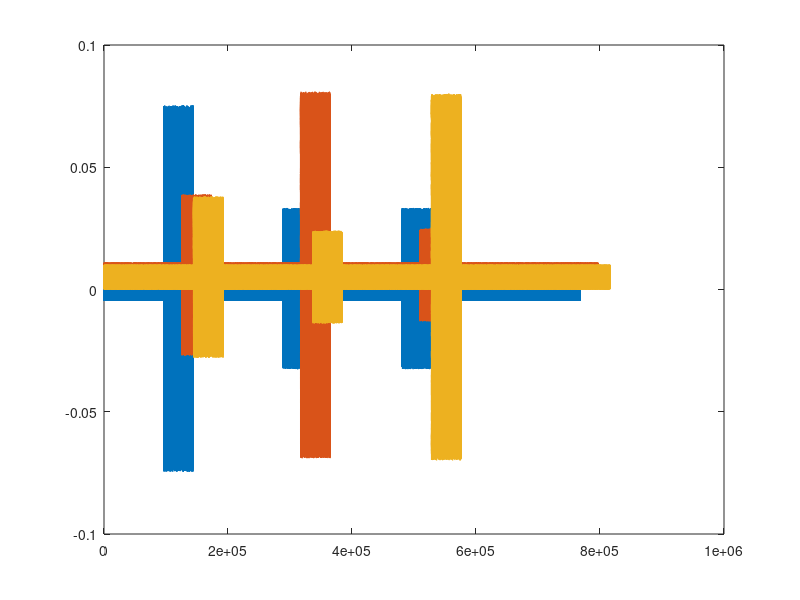

The MATLAB source for this figure: (Note: this script raises an error after producing the figure.)
close all;
clear all;

f = 48000;
reclength = f*16;

off1 = rand()*0.01;
off2 = rand()*0.01;
off3 = rand()*0.01;

noise1 = (rand(1,reclength)*2-1)*0.005 + off1;
noise2 = (rand(1,reclength)*2-1)*0.005 + off2;
noise3 = (rand(1,reclength)*2-1)*0.005 + off3;


sFreq = 250;
sLength = 1*f;
xSignal = 1:sLength;
signal = sin(sFreq/sLength*2*pi*xSignal);


delay1 = floor(0*f);
delay2 = floor(0.6*f);
delay3 = floor(1*f);

dist12 = 1.5;
dist13 = 1.5;
dist23 = 3;

amp = 0.07;

mic1 = zeros(1,reclength);
mic1(2*f + 1:2*f + sLength) = amp*signal;
mic1(6*f + floor(dist12/343*f) + 1:6*f + floor(dist12/343*f) + sLength) = amp*0.4*signal;
mic1(10*f+ floor(dist13/343*f) + 1:10*f + floor(dist13/343*f) + sLength) = amp*0.4*signal;
mic1 = mic1 + noise1;

mic2 = zeros(1,reclength);
mic2(2*f + floor(dist12/343*f) + 1:2*f + floor(dist12/343*f) + sLength) = amp*0.4*signal;
mic2(6*f + 1:6*f + sLength) = amp*signal;
mic2(10*f + floor(dist23/343*f) + 1:10*f + floor(dist23/343*f) + sLength) = amp*0.2*signal;
mic2 = mic2 + noise2;

mic3 = zeros(1,reclength);
mic3(2*f + floor(dist13/343*f) + 1:2*f + floor(dist13/343*f) + sLength) = amp*0.4*signal;
mic3(6*f + floor(dist23/343*f) + 1:6*f + floor(dist23/343*f) + sLength) = amp*0.2*signal;
mic3(10*f+ 1:10*f + sLength) = amp*signal;
mic3 = mic3 + noise3;


if delay1 > 0
    tmp = (rand(1,delay1)*2-1)*0.005 + off1;
    mic1 = [tmp mic1];
elseif delay1 < 0
    mic1 = mic1(delay1:end);
    tmp = (rand(1,delay1)*2-1)*0.005 + off1;
    mic1 = [mic1 tmp];
end


if delay2 > 0
    tmp = (rand(1,delay2)*2-1)*0.005 + off2;
    mic2 = [tmp mic2];
elseif delay2 < 0
    mic2 = mic2(delay2:end);
    tmp = (rand(1,delay2)*2-1)*0.005 + off2;
    mic2 = [mic2 tmp];
end



if delay3 > 0
    tmp = (rand(1,delay3)*2-1)*0.005 + off3;
    mic3 = [tmp mic3];
elseif delay3 < 0
    mic3 = mic3(delay3:end);
    tmp = (rand(1,delay3)*2-1)*0.005 + off3;
    mic3 = [mic3 tmp];
end

plot(mic1);
hold on
plot(mic2);
plot(mic3);
figure

mic1 = mic1';
mic2 = mic2';
mic3 = mic3';

mic1 = mic1 - mean(mic1);
mic2 = mic2 - mean(mic2);
mic3 = mic3 - mean(mic3);

s1 = 1:200000;
s2 = 200001:400000;
s3 = 400001:600000;

mic2 = knownSync(mic1, mic2, s1, dist12);
mic3 = knownSync(mic1, mic3, s1, dist13);

plot(mic1)
hold on
plot(mic2)
plot(mic3)


tdoa = ourGccphat(mic1(s2),mic3(s2));
deltaS = tdoa/f*343




















